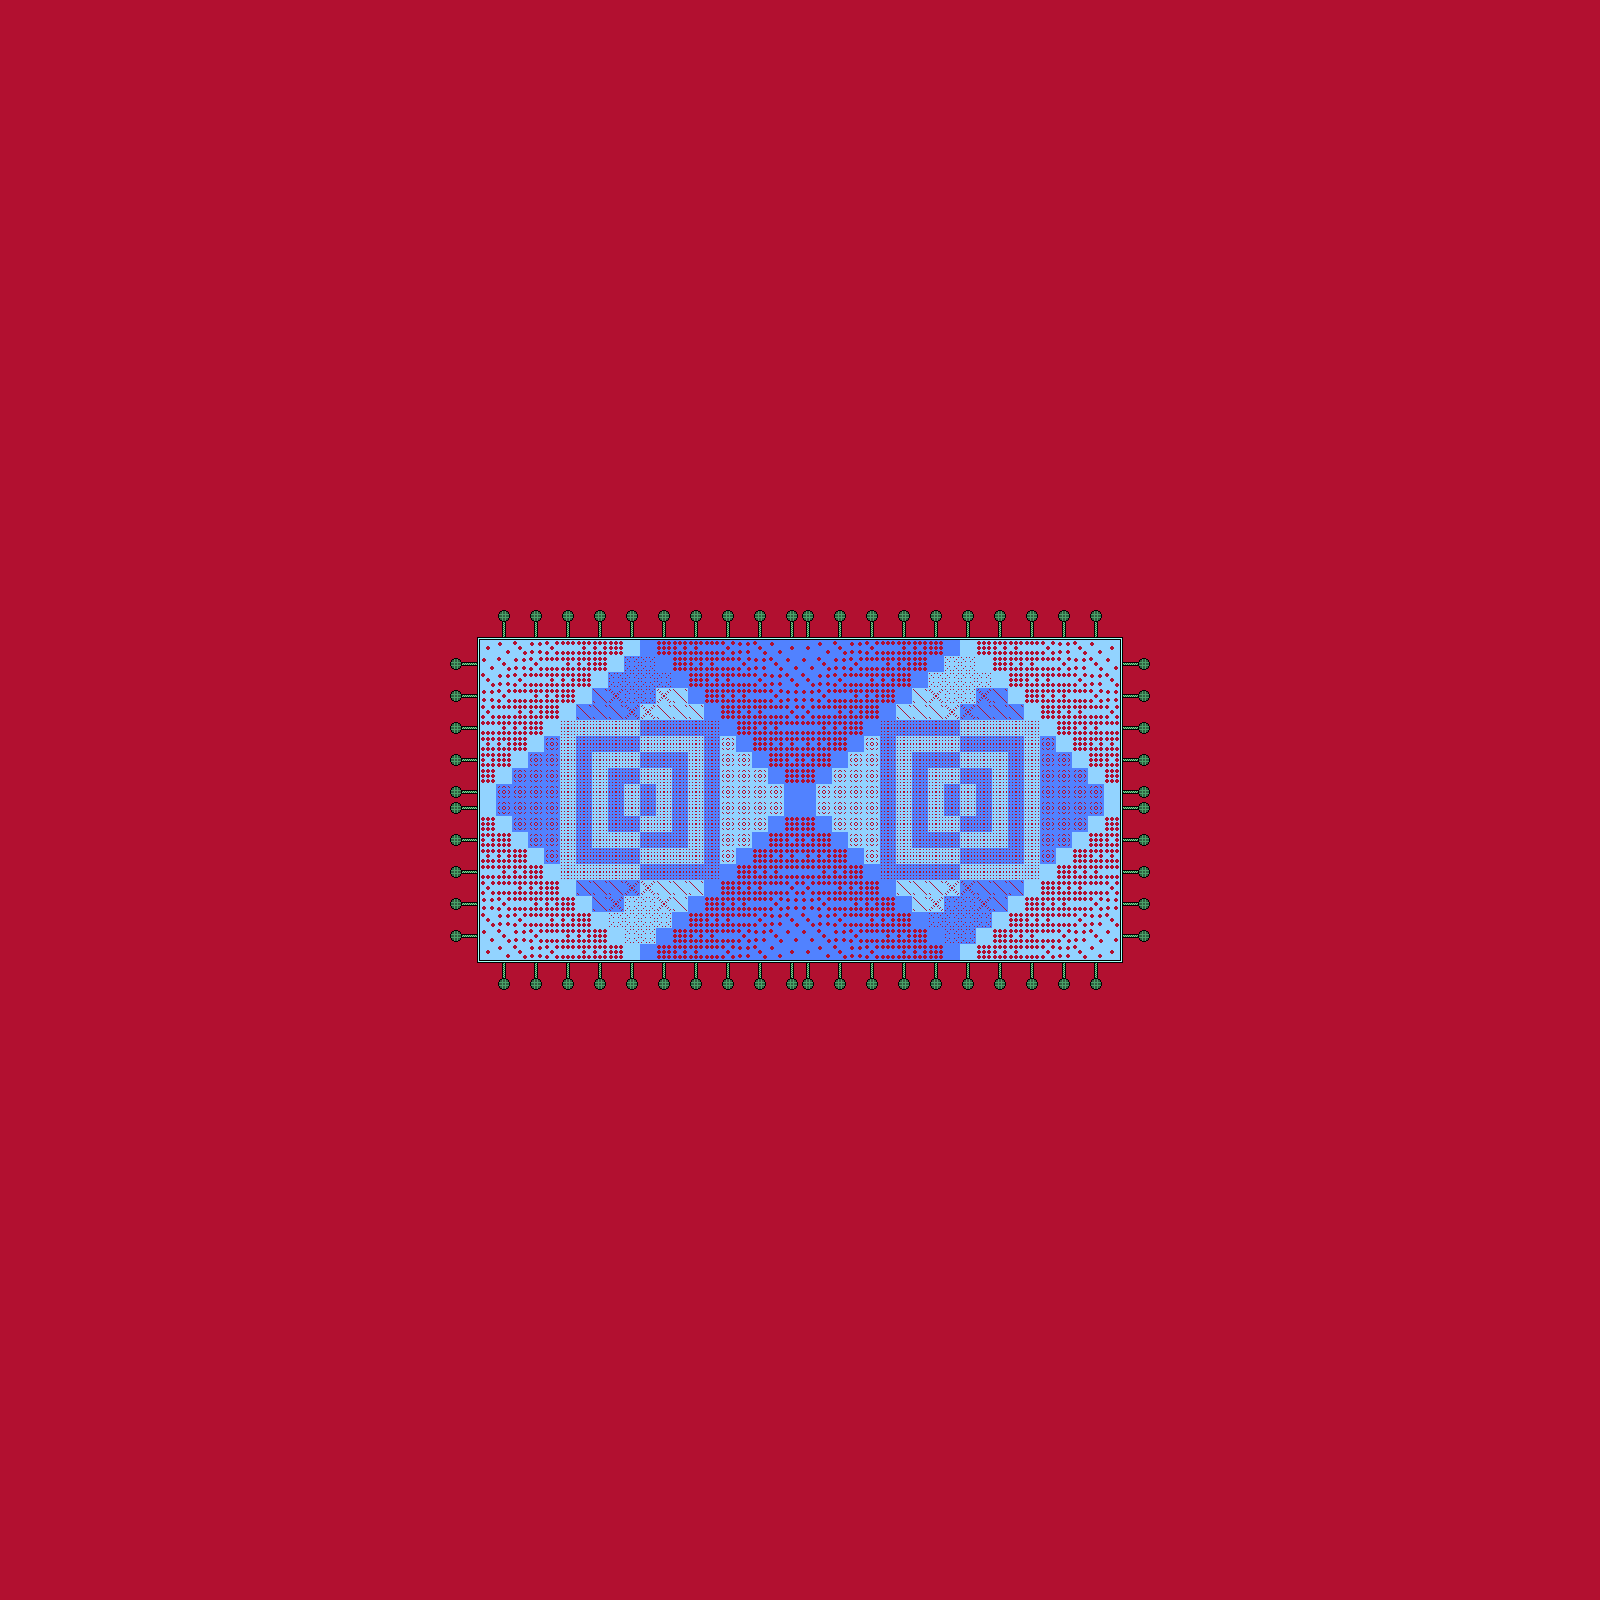

The image is a tile-based game level rendered from a .tmx file. Its description and source (layers, tilesets, objects; grid data summarised) follow:
An orthogonal 100x100 tile map with 16x16 px tiles, 2 tile layers (Lava, Floor).

<map version="1.5" tiledversion="1.7.2" orientation="orthogonal" renderorder="right-down" width="100" height="100" tilewidth="16" tileheight="16" infinite="0" nextlayerid="3" nextobjectid="1">
 <tileset firstgid="1" source="../TileSets/5x.tsx" />
 <layer id="1" name="Lava" width="100" height="100">
  <data>[10000 cells, 10000 non-empty, 1 distinct tile ids]</data>
 </layer>
 <layer id="2" name="Floor" width="100" height="100">
  <data>[10000 cells, 984 non-empty, 46 distinct tile ids]</data>
 </layer>
</map>
